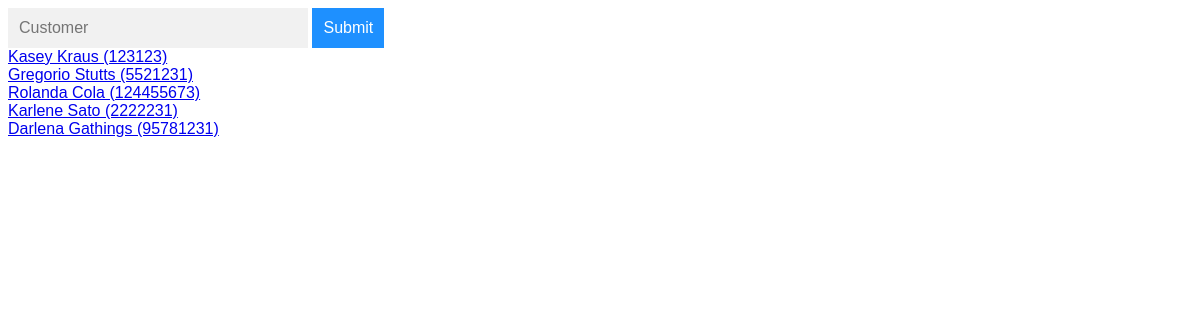
Before: / with the older database file.
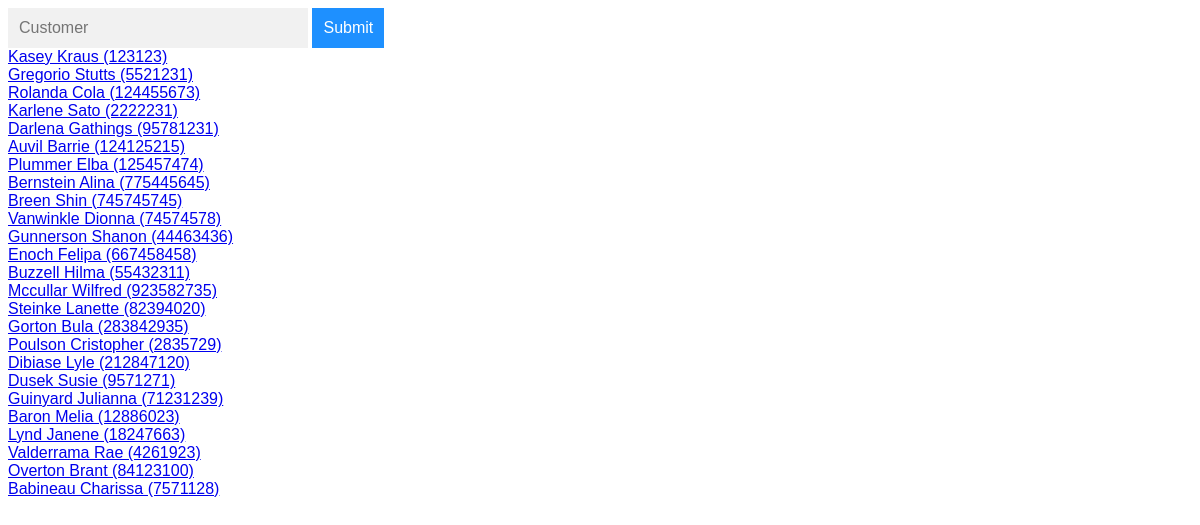
After: the same page with the newer database file.
### autocom/models.py (models this page shows)
class Customer(models.Model):
    first_name = models.CharField(max_length = 140)
    last_name = models.CharField(max_length = 140)
    random_number = models.IntegerField(default=0, blank=True, null=True)
    def __str__(self):
        return f"{self.first_name} {self.last_name} ({self.random_number})"

### autocom/views.py (the view)
# urls.py: path('', views.index, name='index'),
def index(request):
    custs = Customer.objects.all()
    return render(request, "autocom/index.html", {
    "custs": custs
    })

### autocom/templates/autocom/index.html (shortened to what this page needs)
{% load static %}
<!DOCTYPE html>
<html lang="en" dir="ltr">
  <head>
    <link href="{% static 'autocom/main.css' %}" rel="stylesheet">
  </head>
  <body>
    <form autocomplete="off" action="/action_page.php">
      <div class="autocomplete" style="width:300px;">
        <input id="myInput" type="text" name="myCountry" placeholder="Customer">
      </div>
      <input type="submit">
    </form>
    {% for c in custs %}
    <a href="#">{{c}}</a><br>
    {% endfor %}
  </body>
</html>

### autocom/static/autocom/main.css (style rules this page uses)
* { box-sizing: border-box; }
body { font: 16px Arial; }
.autocomplete { position: relative; display: inline-block; }
input { border: 1px solid transparent; background-color: #f1f1f1; padding: 10px; font-size: 16px; }
input[type=text] { background-color: #f1f1f1; width: 100%; }
input[type=submit] { background-color: DodgerBlue; color: #fff; }

Changed rows visible on the page:
added Customer: first_name+last_name+random_number "Auvil Barrie (124125215)"
added Customer: first_name+last_name+random_number "Plummer Elba (125457474)"
added Customer: first_name+last_name+random_number "Bernstein Alina (775445645)"
added Customer: first_name+last_name+random_number "Breen Shin (745745745)"
added Customer: first_name+last_name+random_number "Vanwinkle Dionna (74574578)"
added Customer: first_name+last_name+random_number "Gunnerson Shanon (44463436)"
added Customer: first_name+last_name+random_number "Enoch Felipa (667458458)"
added Customer: first_name+last_name+random_number "Buzzell Hilma (55432311)"
added Customer: first_name+last_name+random_number "Mccullar Wilfred (923582735)"
added Customer: first_name+last_name+random_number "Steinke Lanette (82394020)"
added Customer: first_name+last_name+random_number "Gorton Bula (283842935)"
added Customer: first_name+last_name+random_number "Poulson Cristopher (2835729)"
added Customer: first_name+last_name+random_number "Dibiase Lyle (212847120)"
added Customer: first_name+last_name+random_number "Dusek Susie (9571271)"
added Customer: first_name+last_name+random_number "Guinyard Julianna (71231239)"
added Customer: first_name+last_name+random_number "Baron Melia (12886023)"
added Customer: first_name+last_name+random_number "Lynd Janene (18247663)"
added Customer: first_name+last_name+random_number "Valderrama Rae (4261923)"
added Customer: first_name+last_name+random_number "Overton Brant (84123100)"
added Customer: first_name+last_name+random_number "Babineau Charissa (7571128)"
